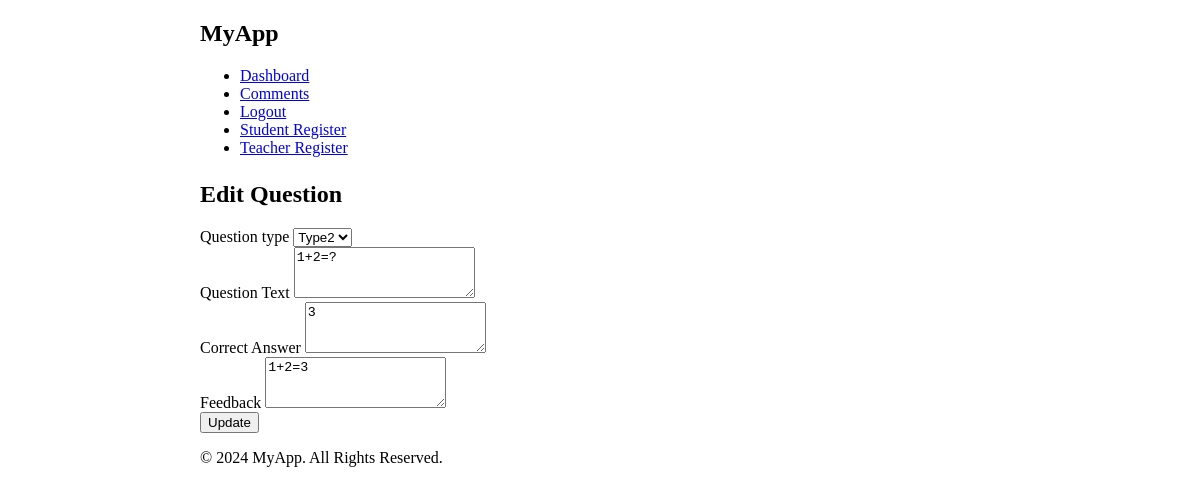
Before: /edit_question/2 (signed in) with the older database file.
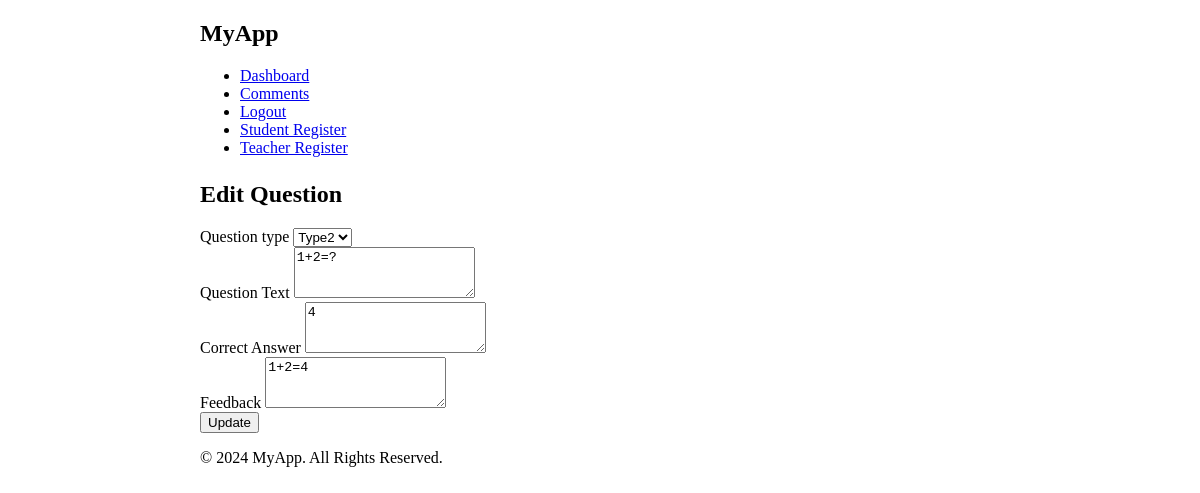
After: the same page with the newer database file.
### app/models/question.py (models this page shows)
class Question(db.Model):
    id = db.Column(db.Integer, primary_key=True)
    question_text = db.Column(db.Text, nullable=False)
    option_a = db.Column(db.String(200), nullable=False)
    option_b = db.Column(db.String(200), nullable=False)
    option_c = db.Column(db.String(200), nullable=False)
    option_d = db.Column(db.String(200), nullable=False)
    correct_option = db.Column(db.String(100), nullable=False)
    correct_answer = db.Column(db.Text, nullable=False)
    feedback = db.Column(db.Text, nullable=False)
    question_type = db.Column(db.String(50), nullable=False)

### app/routes/teacher_routes.py (the view, shortened to what this page needs)
@app.route('/edit_question/<int:question_id>', methods=['GET', 'POST'])
def edit_question(question_id):
    if 'user_id' not in session or session['role'] != 'teacher':
        return redirect(url_for('login'))
    question = Question.query.get_or_404(question_id)
    return render_template('edit_question.html', question=question)

### app/templates/edit_question.html (shortened to what this page needs)
{% extends "base.html" %}
{% block content %}
<div class="container">
    <h2>Edit Question</h2>
    <form method="post">
        <div class="mb-3">
            <label for="question_type" class="form-label">Question type</label>
            <select class="form-control" id="question_type" name="question_type" required>
                {% if question.question_type == 'Type2' %}
                <option value="Type2" selected>Type2</option>
                {% endif %}
            </select>
        </div>
        <div class="mb-3">
            <label for="question_text" class="form-label">Question Text</label>
            <textarea class="form-control" id="question_text" name="question_text" rows="3" required>{{ question.question_text }}</textarea>
        </div>
        {% if question.question_type == 'Type2' %}
        <div class="mb-3">
            <label for="correct_answer" class="form-label">Correct Answer</label>
            <textarea class="form-control" id="correct_answer" name="correct_answer" rows="3" required>{{ question.correct_answer }}</textarea>
        </div>
        {% endif %}
        <div class="mb-3">
            <label for="feedback" class="form-label">Feedback</label>
            <textarea class="form-control" id="feedback" name="feedback" rows="3" required>{{ question.feedback }}</textarea>
        </div>
        <button type="submit" class="btn btn-primary">Update</button>
    </form>
</div>
{% endblock %}

Changed rows visible on the page:
changed Question "Type2": correct_answer "3" → "4"; feedback "1+2=3" → "1+2=4"
